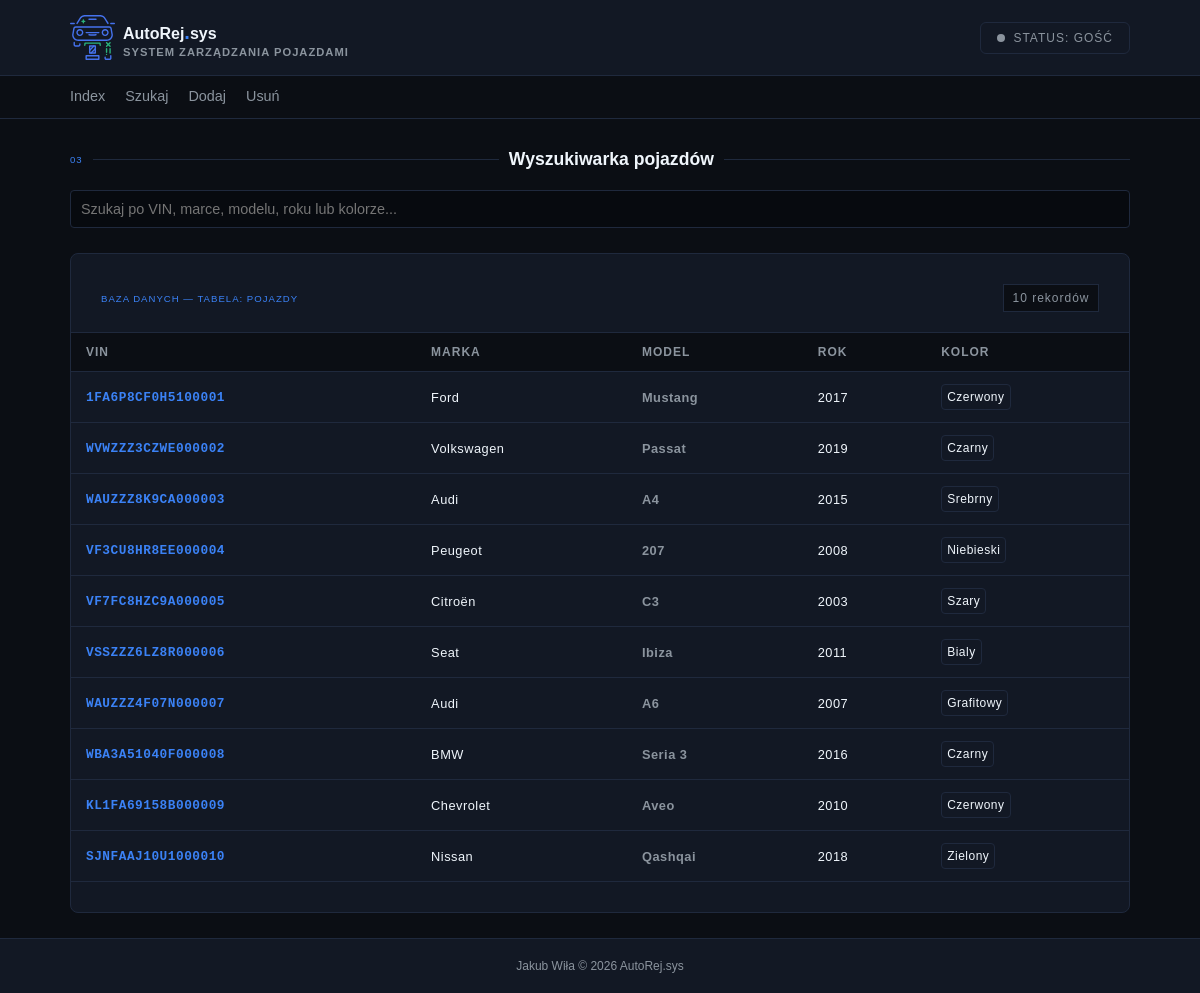
Page /szukaj.php on the committed database.
### tables this page shows
CREATE TABLE IF NOT EXISTS `pojazdy` (
    `id` INT NOT NULL AUTO_INCREMENT,
    `vin` VARCHAR(17) NOT NULL,
    `marka` VARCHAR(50) NOT NULL,
    `model` VARCHAR(50) NOT NULL,
    `rok_produkcji` INT NOT NULL,
    `kolor` VARCHAR(30) NOT NULL,
    PRIMARY KEY (`id`),
    UNIQUE KEY (`vin`)
);

### src/kody.php (called while the page is built, shortened)
<?php
    function baza($conn) {
        $query = "SELECT * FROM pojazdy";
        $result = mysqli_query($conn, $query);
        $numberOfRows = mysqli_num_rows($result);
        return [$result, $numberOfRows];
    }
?>

### src/szukaj.php (the view, shortened to what this page needs)
<?php
    include 'kody.php';
    $statusClass = "guest";
    $statusText = "GOŚĆ";
?>
<!DOCTYPE html>
<html lang="en">
<head>
    <link rel="stylesheet" href="style/style.css">
</head>
<body>
    <header>
        <div class="container header-content">
            <div class="logo">
                <img src="assets/logo.svg" alt="logo">
                <div class="logo-text">
                    <h4>AutoRej<span class="accent dot">.</span>sys</h4>
                    <span>SYSTEM ZARZĄDZANIA POJAZDAMI</span>
                </div>
            </div>
            <?php
                echo '<span class="status-badge '.$statusClass.'">STATUS: '. $statusText.'</span>';
            ?>
        </div>
    </header>
    <nav class="main-nav">
        <div class="container">
            <a href="index.php" class="active">Index</a>
            <a href="szukaj.php">Szukaj</a>
            <a href="dodaj.php">Dodaj</a>
            <a href="usun.php">Usuń</a>
        </div>
    </nav>
    <main class="search-container">
        <div class="divider-header">
            <span class="section-tag">03</span>
            <h2>Wyszukiwarka pojazdów</h2>
        </div>
        <input type="text" placeholder="Szukaj po VIN, marce, modelu, roku lub kolorze..." id="searchData">
        <section class="table-section card">
            <?php [$pojazdy, $numberOfRows] = baza($conn); ?>
            <div class="table-header">
                <span class="section-tag">BAZA DANYCH — TABELA: POJAZDY</span>
                <?php
                    echo "<p>" . $numberOfRows . " rekordów</p>";
                ?>
            </div>
            <table class="data-table">
                <thead>
                    <tr>
                        <th>VIN</th>
                        <th>MARKA</th>
                        <th>MODEL</th>
                        <th>ROK</th>
                        <th>KOLOR</th>
                    </tr>
                </thead>
                <tbody>
                    <?php
                        foreach ($pojazdy as $row) {
                            echo '<tr>';
                            echo '<td><code>' . htmlspecialchars($row['vin']) . '</code></td>';
                            echo '<td>' . htmlspecialchars($row['marka']) . '</td>';
                            echo '<td>' . htmlspecialchars($row['model']) . '</td>';
                            echo '<td>' . htmlspecialchars($row['rok_produkcji']) . '</td>';
                            echo '<td><span>' . htmlspecialchars($row['kolor']) . '</span></td>';
                            echo '</tr>';
                        }
                    ?>
                </tbody>
            </table>
        </section>
    </main>
        <footer>
        <div class="container">
            <p>Jakub Wiła &copy; 2026 AutoRej.sys</p>
        </div>
    </footer>
</body>
</html>

### src/style/style.css (style rules this page uses)
:root { --bg-color: #0b0e14; --card-color: #121824; --input-bg: #070a0f; --border-color: #1f293d; --text-color: #f0f6fc; --text-muted: #8b949e; --accent-blue: #3b82f6; --accent-green: #22c55e; --accent-green-hover: #16a34a; --code-bg: #0d1117; }
* { margin: 0; padding: 0; box-sizing: border-box; }
body { background-color: var(--bg-color); color: var(--text-color); font-family: sans-serif; margin: 0; padding: 0; overflow-x: hidden; }
.container { max-width: 1100px; margin: 0 auto; padding: 0 20px; }
header { background-color: var(--card-color); width: 100%; border-bottom: 1px solid var(--border-color); padding: 15px 0; }
.header-content { display: flex; justify-content: space-between; align-items: center; }
.logo img { height: 45px; }
.logo { display: flex; align-items: center; gap: 8px; }
.logo-text { display: flex; flex-direction: column; }
.logo-text > span { font-size: 0.7rem; color: var(--text-muted); font-weight: 600; letter-spacing: 1px; }
.logo-text h4 { margin: 0; line-height: 1.4; }
.logo-text h4 .dot { font-size: 1.25rem; color: var(--accent-blue); }
.status-badge { display: inline-flex; align-items: center; gap: 8px; font-size: 0.75rem; color: var(--text-muted); letter-spacing: 1px; border: 1px solid var(--border-color); padding: 8px 16px; border-radius: 6px; }
.status-badge::before { content: ""; width: 8px; height: 8px; background-color: var(--text-muted); border-radius: 50%; }
.status-badge.guest::before { background-color: var(--text-muted); }
.main-nav { width: 100%; border-bottom: 1px solid var(--border-color); margin-bottom: 30px; }
.main-nav .container { display: flex; gap: 20px; }
.main-nav a { text-decoration: none; color: var(--text-muted); font-size: 0.9rem; font-weight: 500; padding: 12px 0; border-bottom: 2px solid transparent; transition: color 0.2s; }
.card { background-color: var(--card-color); border: 1px solid var(--border-color); border-radius: 8px; padding: 30px; margin-bottom: 25px; }
.section-tag { display: block; color: var(--accent-blue); font-size: 0.6rem; letter-spacing: 1px; margin-bottom: 20px; }
.data-table { width: 100%; border-collapse: collapse; margin-top: 20px; }
.table-section .data-table { width: calc(100% + 60px); margin-left: -30px; }
.data-table thead { width: 100%; }
.table-header { display: flex; flex-direction: row; justify-content: space-between; align-items: center; }
.table-header .section-tag, .table-header p { margin: 0; }
.table-header p { font-size: 0.75rem; color: var(--text-muted); padding: 6px; width: 8em; text-align: center; border: 1px solid var(--border-color); letter-spacing: 1px; background-color: var(--bg-color); }
.data-table td, .data-table th { padding: 12px 15px; text-align: left; letter-spacing: 0.5px; }
.data-table th { font-size: 0.75rem; color: var(--text-muted); text-transform: uppercase; letter-spacing: 1px; background-color: var(--bg-color); border-top: 1px solid var(--border-color); }
.data-table td { font-size: 0.8rem; }
.data-table tr { border-bottom: 1px solid var(--border-color); }
.data-table td:nth-child(1) { color: var(--accent-blue); font-weight: 600; }
.data-table td:nth-child(2) { color: var(--text-color); }
.data-table td:nth-child(3) { color: var(--text-muted); font-weight: 600; }
.data-table td:nth-child(4) { color: var(--text-color); }
.data-table td:nth-child(5) span { color: var(--text-color); font-size: 0.75rem; display: inline-block; padding: 5px; border: 1px solid var(--border-color); border-radius: 4px; }
footer { background-color: var(--card-color); border-top: 1px solid var(--border-color); padding: 20px 0; text-align: center; font-size: 0.75rem; color: var(--text-muted); }
.search-container { max-width: 1100px; margin: 0 auto; padding: 0 20px; }
.divider-header { display: flex; flex-direction: row; align-items: center; gap: 10px; margin-bottom: 20px; }
.divider-header .section-tag { margin-bottom: 0; }
.divider-header h2 { font-size: 1.1rem; font-weight: 600; color: var(--text-color); margin: 0; text-wrap: nowrap; }
.divider-header::before, .divider-header::after { content: ""; flex-grow: 1; height: 1px; background-color: var(--border-color); }
.divider-header .section-tag { order: -1; }
.search-container > input { width: 100%; background-color: var(--input-bg); border: 1px solid var(--border-color); color: var(--text-color); padding: 10px; margin-bottom: 25px; border-radius: 4px; font-size: 0.9rem; }
th { cursor: pointer; }

### rows in the picture
pojazdy: vin "1FA6P8CF0H5100001", marka "Ford", model "Mustang", rok_produkcji "2017", kolor "Czerwony"
pojazdy: vin "WVWZZZ3CZWE000002", marka "Volkswagen", model "Passat", rok_produkcji "2019", kolor "Czarny"
pojazdy: vin "WAUZZZ8K9CA000003", marka "Audi", model "A4", rok_produkcji "2015", kolor "Srebrny"
pojazdy: vin "VF3CU8HR8EE000004", marka "Peugeot", model "207", rok_produkcji "2008", kolor "Niebieski"
pojazdy: vin "VF7FC8HZC9A000005", marka "Citroën", model "C3", rok_produkcji "2003", kolor "Szary"
pojazdy: vin "VSSZZZ6LZ8R000006", marka "Seat", model "Ibiza", rok_produkcji "2011", kolor "Bialy"
pojazdy: vin "WAUZZZ4F07N000007", marka "Audi", model "A6", rok_produkcji "2007", kolor "Grafitowy"
pojazdy: vin "WBA3A51040F000008", marka "BMW", model "Seria 3", rok_produkcji "2016", kolor "Czarny"
pojazdy: vin "KL1FA69158B000009", marka "Chevrolet", model "Aveo", rok_produkcji "2010", kolor "Czerwony"
pojazdy: vin "SJNFAAJ10U1000010", marka "Nissan", model "Qashqai", rok_produkcji "2018", kolor "Zielony"

### other values in the picture
$statusText "GOŚĆ"
$numberOfRows "10"
